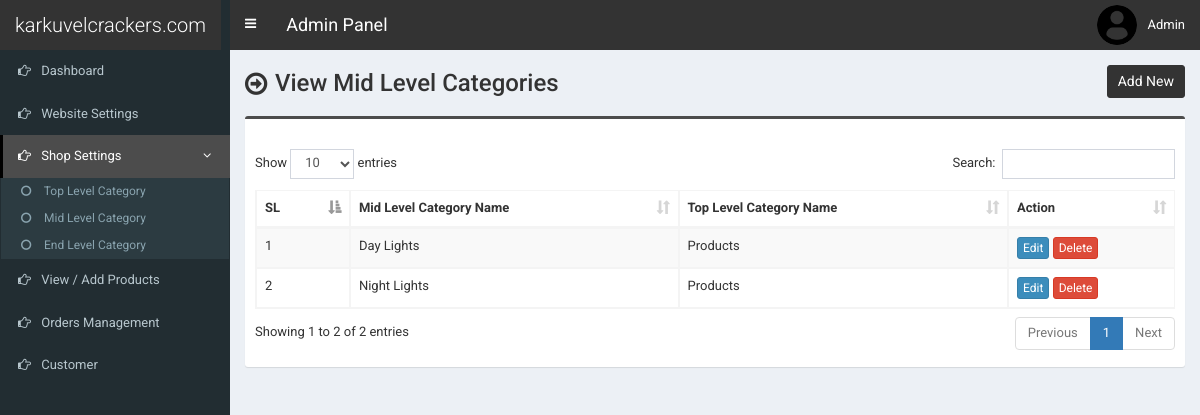
The page /admin/mid-category.php (signed in) on the database its author committed.
### tables this page shows
CREATE TABLE `tbl_mid_category` (
  `mcat_id` int(11) NOT NULL,
  `mcat_name` varchar(255) NOT NULL,
  `tcat_id` int(11) NOT NULL
);

CREATE TABLE `tbl_top_category` (
  `tcat_id` int(11) NOT NULL,
  `tcat_name` varchar(255) NOT NULL,
  `show_on_menu` int(1) NOT NULL
);

### admin/mid-category.php (the view, shortened to what this page needs)
<?php require_once('header.php'); ?>
<section class="content-header">
	<div class="content-header-left">
		<h1>View Mid Level Categories</h1>
	</div>
	<div class="content-header-right">
		<a href="mid-category-add.php" class="btn btn-primary btn-sm">Add New</a>
	</div>
</section>
<section class="content">
  <div class="row">
    <div class="col-md-12">
      <div class="box box-info">
        <div class="box-body table-responsive">
          <table id="example1" class="table table-bordered table-striped">
			<thead>
			    <tr>
			        <th>SL</th>
			        <th>Mid Level Category Name</th>
                    <th>Top Level Category Name</th>
			        <th>Action</th>
			    </tr>
			</thead>
            <tbody>
            	<?php
            	$i=0;
            	$statement = $pdo->prepare("SELECT *
                                    FROM tbl_mid_category t1
                                    JOIN tbl_top_category t2
                                    ON t1.tcat_id = t2.tcat_id
                                    ORDER BY t1.mcat_id DESC");
            	$statement->execute();
            	$result = $statement->fetchAll(PDO::FETCH_ASSOC);
            	foreach ($result as $row) {
            		$i++;
            		?>
					<tr>
	                    <td><?php echo $i; ?></td>
	                    <td><?php echo $row['mcat_name']; ?></td>
                        <td><?php echo $row['tcat_name']; ?></td>
	                    <td>
	                        <a href="mid-category-edit.php?id=<?php echo $row['mcat_id']; ?>" class="btn btn-primary btn-xs">Edit</a>
	                        <a href="#" class="btn btn-danger btn-xs" data-href="mid-category-delete.php?id=<?php echo $row['mcat_id']; ?>" data-toggle="modal" data-target="#confirm-delete">Delete</a>
	                    </td>
	                </tr>
            		<?php
            	}
            	?>
            </tbody>
          </table>
        </div>
      </div>
</section>
<?php require_once('footer.php'); ?>

### admin/style.css (style rules this page uses)
body { font-size: 13px; font-family: 'Roboto', sans-serif; }
.content-header>h1, .content-header .content-header-left h1 { font-family: 'Roboto', sans-serif; }
.box-info { padding-top: 20px; }
.content-header { overflow: hidden; }
.content-header .content-header-left { float: left; padding-top: 5px; }
.content-header .content-header-right { float: right; }
.content-header .content-header-left h1 { margin-top: 0; margin-bottom: 0; padding-left: 30px; padding-bottom: 5px; font-size: 24px; position: relative; }
.content-header .content-header-left h1:before { position: absolute; top: 0; left: 0; font-family: 'FontAwesome', sans-serif; font-size: 26px; content: '\f18e'; }
.content-header .content-header-right a { position: relative; font-size: 14px; }
.box.box-info { border-top-color: #4c4c4c; }
.content-header .content-header-right a { background-color: #333333; border-color: #333333; }

### rows shown on the page
tbl_mid_category: mcat_name "Day Lights", tcat.tcat_name "Products"
tbl_mid_category: mcat_name "Night Lights", tcat.tcat_name "Products"

### other values the page prints
$_SESSION['user']['full_name'] "Admin"
